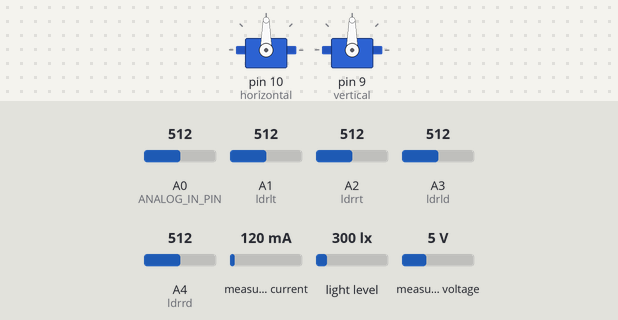
The sketch below on a simulated Arduino Uno, built with avr-gcc and run on an emulated ATmega328P. On the bench: 2 × servo. The test bench sets the inputs (shaded band); at power-on: A1 (ldrlt) = 512, A3 (ldrld) = 512, A2 (ldrrt) = 512, A0 (ANALOG_IN_PIN) = 512, A4 (ldrrd) = 512, measured current 120 mA, light level 300 lx, measured voltage 5 V. What the sketch prints to the serial monitor is not drawn.

Above: at 2.2 s.
2.3 s: A1 (ldrlt) set to 679
3.8 s: A1 (ldrlt) set to 701
At 7.1 s:
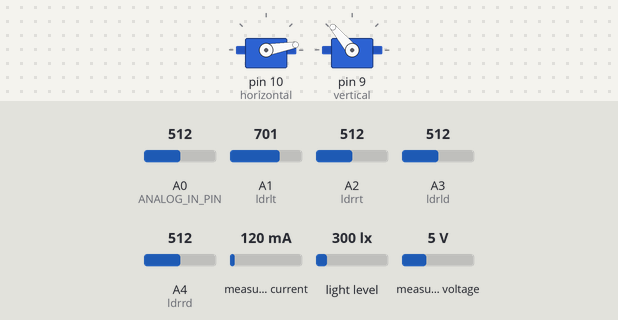
7.3 s: A3 (ldrld) set to 154
8.8 s: A3 (ldrld) set to 131
At 9.31 s:
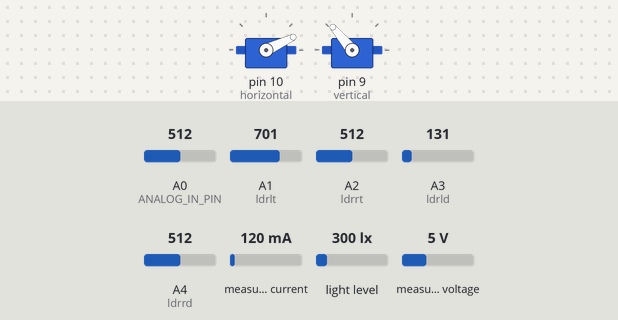
12.6 s: A3 (ldrld) set to 992
At 13.32 s:
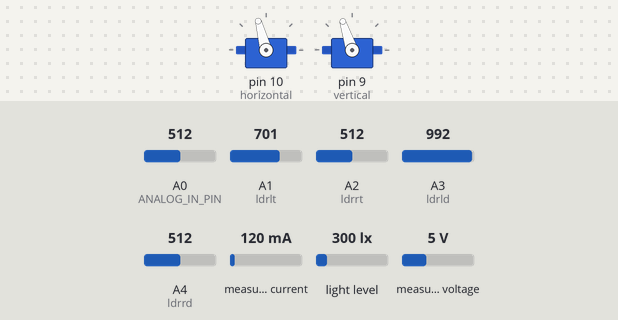
16.1 s: A2 (ldrrt) set to 973
17.8 s: A2 (ldrrt) set to 992
At 18.36 s:
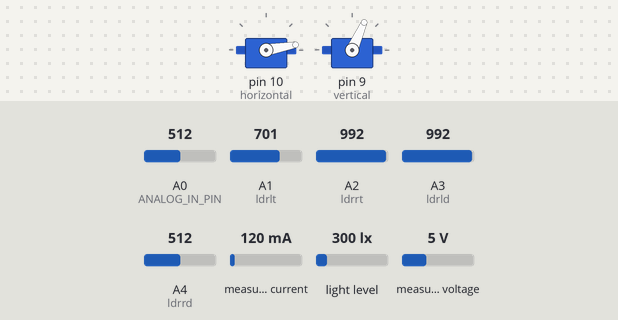
Timing chart, 0 to 21.9 s (numbered marks = the images above; inputs shaded):
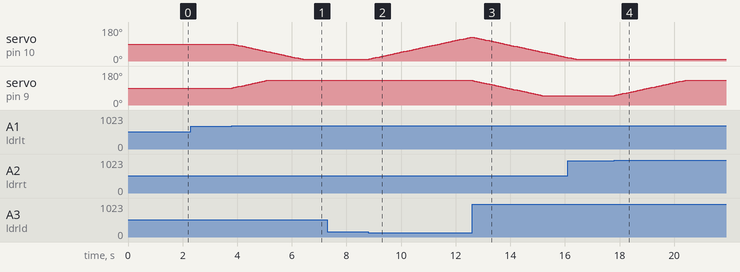

The sketch:

SOLAR_SISTEM.ino
```cpp
#include <Wire.h>
#include <Adafruit_INA219.h>
Adafruit_INA219 ina219;
//-----------------------------------------//
float shuntvoltage = 0;
float busvoltage = 0;
float current_mA = 0;
float loadvoltage = 0;
float power_mW = 0;
//-----------------------------------------//
#include <BH1750.h>
BH1750 lightMeter;
//-----------------------------------------//
int period = 1000;
unsigned long time_now = 0;
//-----------------------------------------//
#define ANALOG_IN_PIN A0
float adc_voltage = 0.0;
float in_voltage = 0.0;
float R1 = 30000.0;
float R2 = 7500.0;
float ref_voltage = 5.0;
int adc_value = 0;
//-----------------------------------------//
#include <Servo.h>
Servo horizontal;
int servoh = 90;
int servohLimitHigh = 170;
int servohLimitLow = 10;
Servo vertical;
int servov = 90;
int servovLimitHigh = 130;
int servovLimitLow = 50;
int ldrlt = 1; //LDR top left - BOTTOM LEFT <--- BDG
int ldrrt = 2; //LDR top rigt - BOTTOM RIGHT
int ldrld = 3; //LDR down left - TOP LEFT
int ldrrd = 4; //ldr down rigt - TOP RIGHT

void setup() {
  Serial.begin(9600);
  ina219.begin();
  //  ina219.setCalibration_32V_2A();    // set measurement range to 32V, 2A  (do not exceed 26V!)
  //  ina219.setCalibration_32V_1A();    // set measurement range to 32V, 1A  (do not exceed 26V!)
  //  ina219.setCalibration_16V_400mA(); // set measurement range to 16V, 400mA
  //-----------------------------------------//
  Wire.begin();
  lightMeter.begin();
  //-----------------------------------------//
  horizontal.attach(10);
  vertical.attach(9);
  horizontal.write(90);
  vertical.write(90);
  delay(1000);
}

void loop() {
  if (millis() > time_now + period) {
    time_now = millis();
    SensorLux();
    SensorCurrent();
    SensorVoltage();
    Serial.println();
  }
  Tracker();
}

void SensorCurrent() {
  // read data from ina219
  shuntvoltage = ina219.getShuntVoltage_mV();
  busvoltage = ina219.getBusVoltage_V();
  current_mA = ina219.getCurrent_mA();
  power_mW = ina219.getPower_mW();
  Serial.print("v "); Serial.println(busvoltage);
  Serial.print("Shunt Voltage : "); Serial.print(shuntvoltage); Serial.println(" mV");
  Serial.print("Load Voltage  : "); Serial.print(loadvoltage); Serial.println(" V");
  Serial.print("ma "); Serial.println(current_mA);
  Serial.print("mw "); Serial.println(power_mW);
}

void SensorLux() {
  float lux = lightMeter.readLightLevel();
  Serial.print("lux "); Serial.println(lux);
}

void SensorVoltage() {
  adc_value = analogRead(ANALOG_IN_PIN);
  adc_voltage  = (adc_value * ref_voltage) / 1024.0;
  in_voltage = adc_voltage / (R2 / (R1 + R2));
  Serial.print("Input Voltage = ");
  Serial.println(in_voltage, 2);
}

void Tracker() {
  int lt = analogRead(ldrlt); // top left
  int rt = analogRead(ldrrt); // top right
  int ld = analogRead(ldrld); // down left
  int rd = analogRead(ldrrd); // down right
  int dtime = 30; int tol = 90; // dtime=diffirence time, tol=toleransi
  int avt = (lt + rt) / 2; // average value top
  int avd = (ld + rd) / 2; // average value down
  int avl = (lt + ld) / 2; // average value left
  int avr = (rt + rd) / 2; // average value right
  int dvert = avt - avd; // check the diffirence of up and down
  int dhoriz = avl - avr;// check the diffirence og left and rigt
  if (-1 * tol > dvert || dvert > tol) // check if the diffirence is in the
    //tolerance else change vertical angle
  {
    if (avt > avd)
    {
      servov = ++servov;
      if (servov > servovLimitHigh)
      {
        servov = servovLimitHigh;
      }
    }
    else if (avt < avd)
    {
      servov = --servov;
      if (servov < servovLimitLow)
      {
        servov = servovLimitLow;
      }
    }
    vertical.write(servov);
  }
  if (-1 * tol > dhoriz || dhoriz > tol) // check if the diffirence is in the
    //tolerance else change horizontal angle
  {
    if (avl > avr)
    {
      servoh = --servoh;
      if (servoh < servohLimitLow)
      {
        servoh = servohLimitLow;
      }
    }
    else if (avl < avr)
    {
      servoh = ++servoh;
      if (servoh > servohLimitHigh)
      {
        servoh = servohLimitHigh;
      }
    }
    else if (avl = avr)
    {
      delay(1000);
    }
    horizontal.write(servoh);
  }
  delay(dtime);
}
```

Measured:
- the behaviour switches between 693 and 694 on A1 (ldrlt) (found by bisection; images 0 and 1)
- the behaviour switches between 143 and 142 on A3 (ldrld) (found by bisection; images 1 and 2)
- the behaviour switches between 984 and 985 on A2 (ldrrt) (found by bisection; images 3 and 4)
- after the input at 2.3 s, every drawn part: stays the same
- after the input at 3.8 s, servo on pin 10 (horizontal): moves from 90° to 10° over 2.6 s, starting at once; servo on pin 9 (vertical): moves from 90° to 130° over 1.2 s, starting at once
- after the input at 7.3 s, every drawn part: stays the same
- after the input at 8.8 s, servo on pin 10 (horizontal): moves from 10° to 127° over 3.8 s, starting at once
- after the input at 12.6 s, servo on pin 9 (vertical): moves from 130° to 50° over 2.5 s, starting at once
- after the input at 17.8 s, servo on pin 9 (vertical): moves from 50° to 130° over 2.6 s, starting at once
